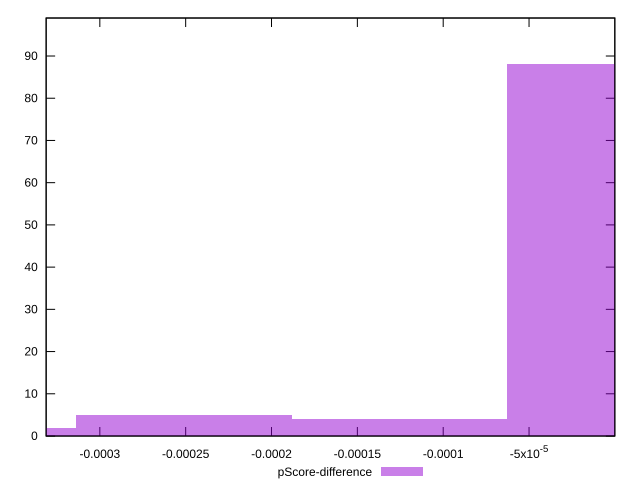

This chart was generated by the following gnuplot code:
reset

$pScoreDifference <<EOF
0 88
-0.00012555104115335343 4
-0.00037665312346006033 2
-0.00025110208230670687 5
EOF

set key outside below
set boxwidth 0.00012555104115335343
set xrange [-0.0003312735298882652:-3.5865703518211944e-8]
set yrange [0:99]
set trange [0:99]
set style fill transparent solid 0.5 noborder
set terminal svg size 640, 490 enhanced background rgb 'white'
set output "reports/report_00030_2021-02-24T20-42-31.540Z/max-potential-fid/samples/card/pScore-difference/histogram.svg"

plot $pScoreDifference title "pScore-difference" with boxes

reset
